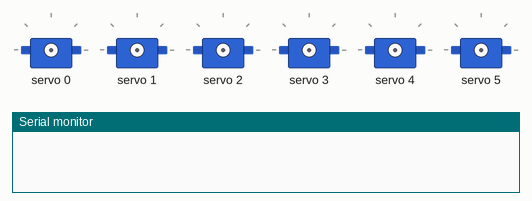
The sketch below on a simulated Arduino Uno, built with avr-gcc and run on an emulated ATmega328P. Parts: 6 × servo, the last lines printed to the serial monitor.

Above: at 0.1 s.
At 0.6 s:
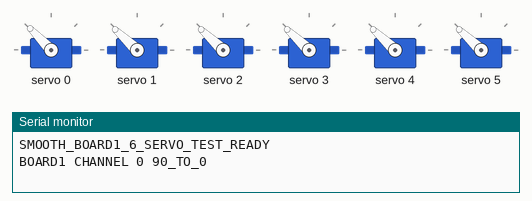
At 8.4 s:
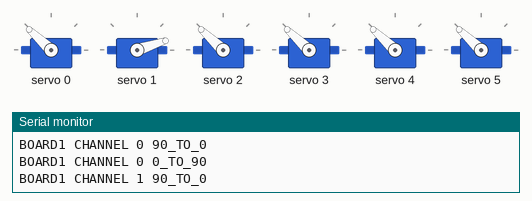
At 19.09 s:
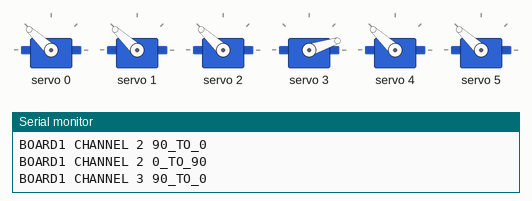
At 29.79 s:
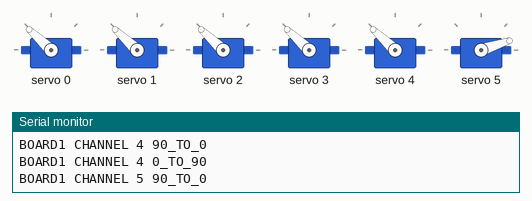
At 39.7 s:
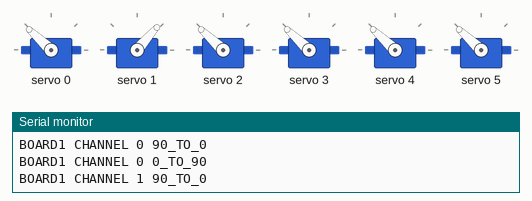
Timing chart, 0 to 40.0 s (numbered marks = the images above):
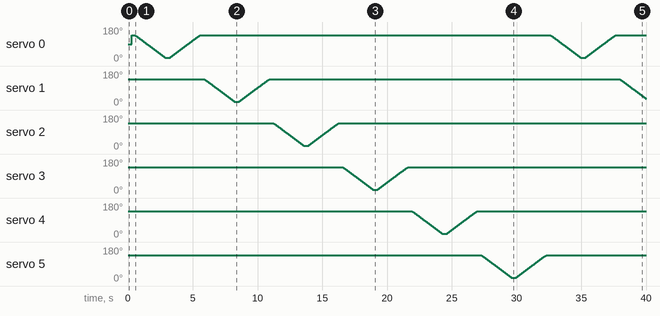

The sketch:

smooth_board1_6_servo_test.ino
```cpp
/*
  Smooth board-1-only PCA9685 test.

  Uses only the first driver board at 0x40.
  Moves channels 0-5 slowly, one at a time.

  This matches the earlier "fantastic" movement style:
    90 -> 0 slowly
    0 -> 90 slowly
*/

#include <Wire.h>
#include <Adafruit_PWMServoDriver.h>

Adafruit_PWMServoDriver board1 = Adafruit_PWMServoDriver(0x40);

const int PULSE_0_DEG = 150;
const int PULSE_90_DEG = 400;
const int STEP_DELAY_MS = 25;
const int HOLD_MS = 350;

int pulseForAngle(int angle) {
  angle = constrain(angle, 0, 90);
  return map(angle, 0, 90, PULSE_0_DEG, PULSE_90_DEG);
}

void writeAngle(int channel, int angle) {
  board1.setPWM(channel, 0, pulseForAngle(angle));
}

void moveSmooth(int channel, int fromAngle, int toAngle) {
  int step = (toAngle >= fromAngle) ? 1 : -1;

  for (int angle = fromAngle; angle != toAngle; angle += step) {
    writeAngle(channel, angle);
    delay(STEP_DELAY_MS);
  }

  writeAngle(channel, toAngle);
}

void setup() {
  Serial.begin(9600);
  Wire.begin();
  board1.begin();
  board1.setPWMFreq(50);
  delay(300);

  Serial.println("SMOOTH_BOARD1_6_SERVO_TEST_READY");

  for (int channel = 0; channel < 6; channel++) {
    writeAngle(channel, 90);
    delay(40);
  }
}

void loop() {
  for (int channel = 0; channel < 6; channel++) {
    Serial.print("BOARD1 CHANNEL ");
    Serial.print(channel);
    Serial.println(" 90_TO_0");
    moveSmooth(channel, 90, 0);
    delay(HOLD_MS);

    Serial.print("BOARD1 CHANNEL ");
    Serial.print(channel);
    Serial.println(" 0_TO_90");
    moveSmooth(channel, 0, 90);
    delay(HOLD_MS);
  }

  Serial.println("BOARD1_CYCLE_DONE");
}
```
